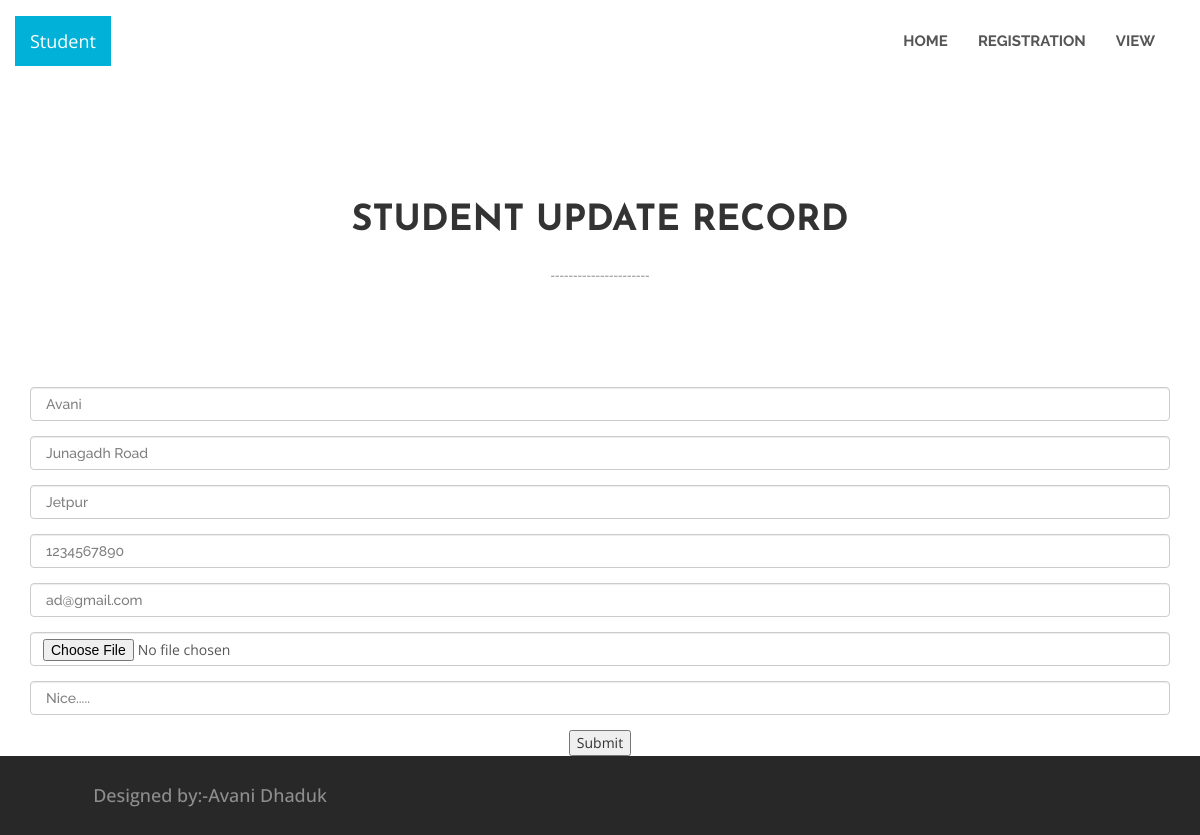
Screenshot of /update_stud.php?std_id=7 with the database file from the repository.
### tables this page shows
CREATE TABLE `student` (
  `std_id` int(3) NOT NULL,
  `name` varchar(15) NOT NULL,
  `address` varchar(35) NOT NULL,
  `city` varchar(10) NOT NULL,
  `contactno` varchar(10) NOT NULL,
  `emailid` varchar(20) NOT NULL,
  `image` varchar(255) NOT NULL,
  `remark` varchar(30) NOT NULL
);

### update_stud.php (the view, shortened to what this page needs)
<?php
$std_id =$_REQUEST['std_id'];
$result=mysql_query("select *from student where std_id='$std_id'");
$test = mysql_fetch_array($result);
?>
<?php include("head.php")  ?>
<div id="get-touch">
			<div class="container">
				<div class="row">
					<div class="col-xs-12 col-sm-8 col-md-6 col-sm-offset-2 col-md-offset-3">
						<div class="get-touch-heading">
							<h2>Student Update Record</h2>
							<p>----------------------</p>
						</div>
					</div>
				</div>
				<div class="content">
	                <div class="row">
                         <form  enctype="multipart/form-data" name="Reg" method="post">
	                        <div class="col-md-12">
	                            <div class="form-group">
                                    <input type="text" name="name" class="form-control" value="<?php echo $test['name']; ?>"/>
                                </div>
	                        </div>
							<div class="col-md-12">
	                            <div class="form-group">
                                    <input type="text" class="form-control" name="address" rows="2" value="<?php echo $test['address']; ?>"  ></textarea>
                                </div>
	                        </div>
							<div class="col-md-12">
	                            <div class="form-group">
                                    <input type="text" name="city" class="form-control" value="<?php echo $test['city']; ?>" />
                                </div>
	                        </div>
							<div class="col-md-12">
	                            <div class="form-group">
                                    <input type="text" name="contactno" class="form-control" value="<?php echo $test['contactno']; ?>" />
                                </div>
	                        </div>
	                        <div class="col-md-12">
	                            <div class="form-group">
                                    <input type="email" class="form-control" name="emailid" value="<?php echo $test['emailid']; ?>"  />
                                </div>
	                        </div>
							<div class="col-md-12">
	                            <div class="form-group">
                                    <input type="file" name="image" class="form-control" id="image"  />
                                </div>
	                        </div>
	                        <div class="col-md-12">
	                            <div class="form-group">
                                    <input type="text" class="form-control" name="remark" value="<?php echo $test['remark']; ?>" />
                                </div>
	                        </div>
	                            <center><button  type="submit" name="save">Submit</button></center>
	                    </form>
	                </div>
            </div>
	    	</div>
		</div>
<?php include("foot.php"); ?>

### css/style.css (style rules this page uses)
body { font-family: 'Open Sans', sans-serif; font-size: 14px; font-size: normal; font-smooth: always; -webkit-font-smoothing: antialiased; -moz-font-smoothing: antialiased; }
input[type="text"], input[type="password"], input[type="email"], textarea { font-family: 'Raleway', sans-serif; font-size: 14px; font-weight: 500; color: #7e7e7e; border-width: 1px; border-style: solid; padding: 0 15px; -moz-box-sizing: border-box; -webkit-box-sizing: border-box; box-sizing: border-box; -moz-transition: border linear .3s; -webkit-transition: border linear .3s; -o-transition: border linear .3s; transition: border linear .3s; }
.container { position: relative; z-index: 3; }
#get-touch { margin-top: 100px; }
#get-touch .get-touch-heading { text-align: center; }
#get-touch .get-touch-heading h2 { font-family: 'Josefin Sans', sans-serif; font-weight: 700; font-size: 36px; text-transform: uppercase; }
#get-touch .get-touch-heading p { margin-top: 20px; line-height: 25px; color: #8e8e8e; margin-bottom: 50px; }
#get-touch .content { margin-top: 50px; }

### rows the page displays
student: name "Avani", address "Junagadh Road", city "Jetpur", contactno "1234567890", emailid "ad@gmail.com", remark "Nice....."
